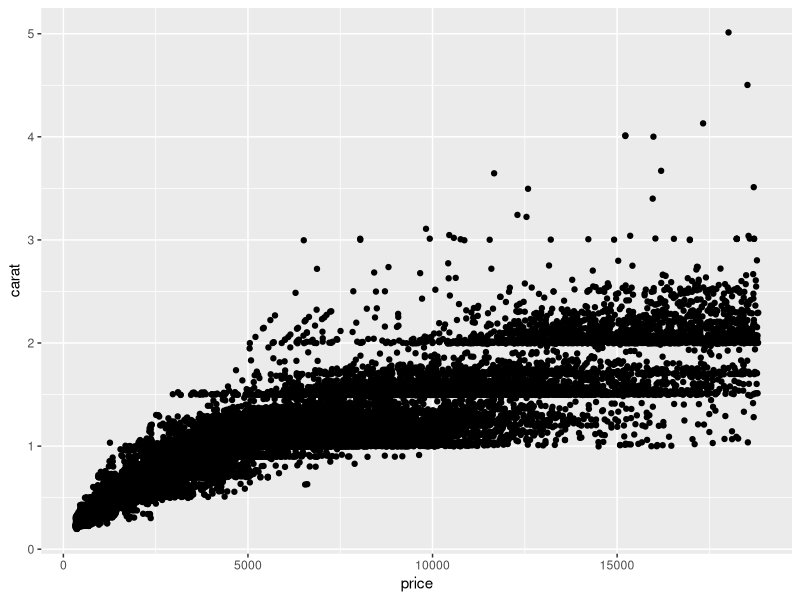

This figure's R source:
## ---- chunk 1
### In this code chunk, start with the diamonds dataset (built in to
### ggplot2 package) and create a plot of price vs. carat (or some other
### variables of your choice)

library(tidyverse)

data("diamonds")

p_v_carat <- ggplot(data=diamonds,aes(x=price,y=carat))+
  geom_jitter()

## ---- chunk 2
### In this code chunk, start with the diamonds dataset (built in to
### ggplot2 package) and create a subset based on filtering, e.g., 
### size greater than 1 carat or cut is "Ideal"



## ---- chunk 3
### Both partners - delete this comment, then write some code here
### to plot, summarize, calculate something simple using the diamonds
### dataset.


## ---- chunk 4
### Both partners - delete this comment, then write some code here
### to plot, summarize, calculate something simple using the diamonds
### dataset.


